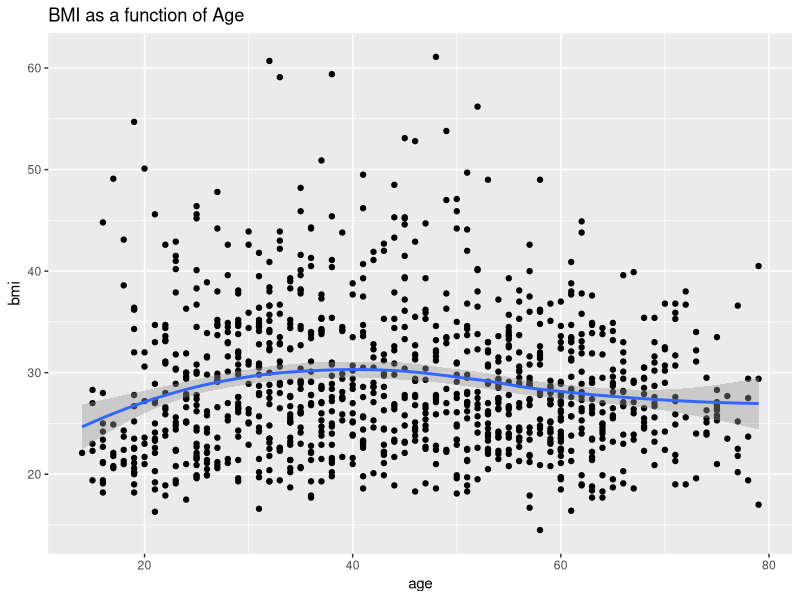
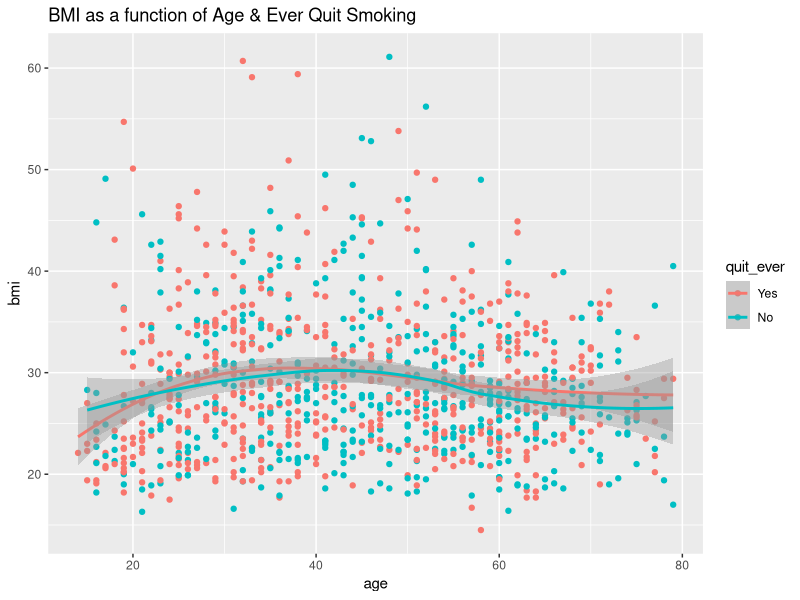
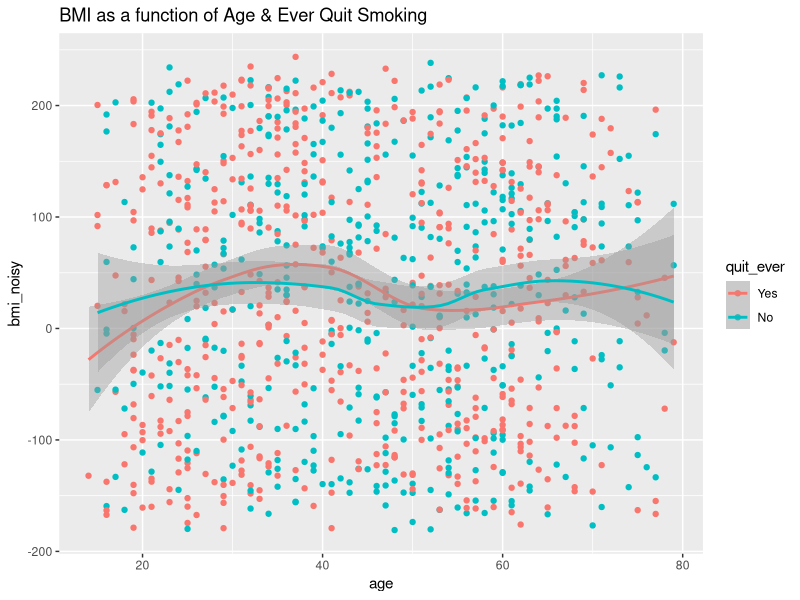
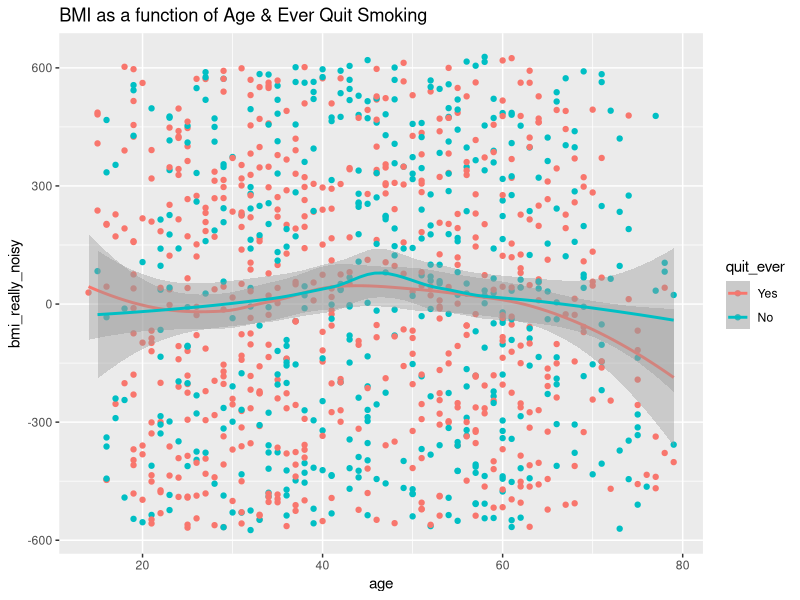

Reproduce these figures in R, in order.
## ---- chunk 1

knitr::opts_chunk$set(warning = FALSE, message = FALSE) 
## ---- chunk 2
library(dplyr)
library(knitr)
library(ggplot2)
library(scatterplot3d)
library(tidyr)
## ---- chunk 3
# Change the working directory on your computer
setwd("C:/Users/barboza-salerno.1/Downloads/")

# Read in the data set, note my data is located in the downloads directory
mydata <- read.csv(
  "confounding_ex.csv", 
  stringsAsFactors = F, 
  na.strings = c(7,9,999)
  )

# After reading in the data, rename columns so they are descriptive
colnames(mydata) <- c(
  "SEQN",
  "sex", 
  "age",  
  "hundrocigs", 
  "age_start", 
  "quit_ever", 
  "bmi", 
  "bmi_cat"
  )

# I am transforming the categorical variables into factors that have levels.
# It is good practice to do that as you clean the data
mydata$sex <-as.factor(mydata$sex)
mydata$quit_ever <- as.factor(mydata$quit_ever)
mydata$hundrocigs <- as.factor(mydata$hundrocigs)
mydata$bmi_cat<- as.factor(mydata$bmi_cat)

# I am creating random "noise"
mydata$bmi_noisy <- jitter(mydata$bmi, factor=10000)
mydata$bmi_really_noisy <- jitter(mydata$bmi, factor=30000) 

# The tidyverse allows me to wrangle (i.e., clean) the data in one line of code!
mydata <- mydata %>%
    mutate(age_cat = cut(age, seq(0,80,20)))%>%
    mutate(
        quit_ever = recode_factor(quit_ever, "1" = "Yes", "2" = "No") # See codebook https://wwwn.cdc.gov/Nchs/Nhanes/2015-2016/SMQ_I.htm#SMQ670
      ) %>%
  select(quit_ever, bmi, bmi_noisy, bmi_really_noisy, age) %>%
  filter(age < 80) %>% tidyr::drop_na() 

## ---- chunk 4
# Scatter plot with regression line
ggplot(mydata, aes(x = age, y = bmi)) + 
  geom_point()+
  geom_smooth(method = "loess") + 
  ggtitle("BMI as a function of Age")
## ---- chunk 5
ggplot(mydata, aes(x = age, y = bmi, color=quit_ever)) + 
  geom_point() +
  geom_smooth(method = "loess") + 
  ggtitle("BMI as a function of Age & Ever Quit Smoking")
## ---- chunk 6
ggplot(mydata, aes(x = age, y = bmi_noisy, color=quit_ever)) + 
  geom_point()+
  geom_smooth(method = "loess") + 
  ggtitle("BMI as a function of Age & Ever Quit Smoking")
## ---- chunk 7
ggplot(mydata, aes(x = age, y = bmi_really_noisy, color=quit_ever)) + 
  geom_point() +
  geom_smooth(method = "loess") + 
  ggtitle("BMI as a function of Age & Ever Quit Smoking")
